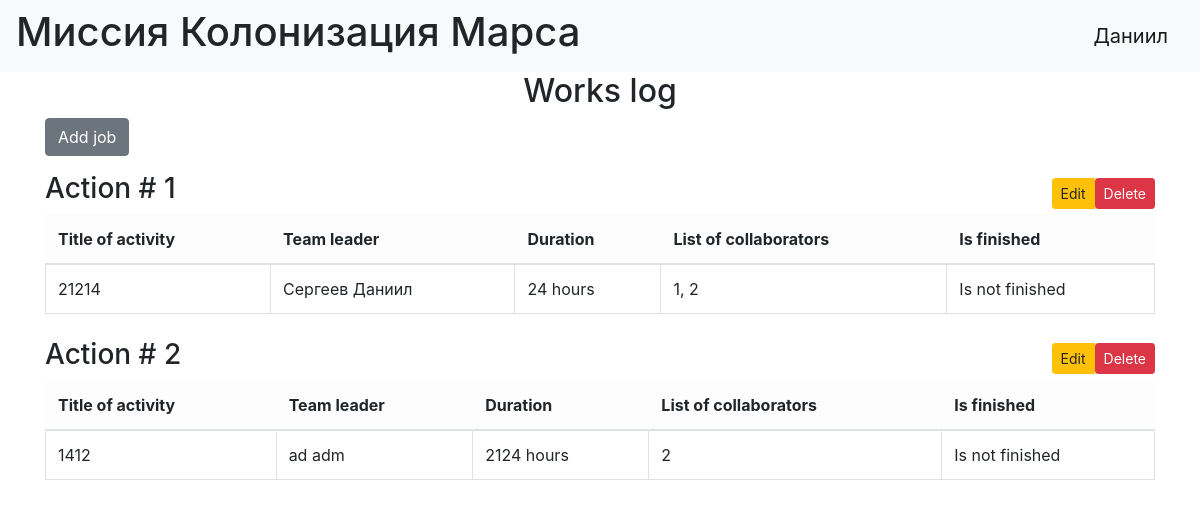
The page / (signed in) on the database its author committed.
### data/users.py (models this page shows, shortened)
class User(SqlAlchemyBase, UserMixin):
    __tablename__ = 'users'
    id = Column(Integer, primary_key=True, autoincrement=True)
    surname = Column(String, nullable=False)
    name = Column(String, nullable=False)
    age = Column(Integer, nullable=False)
    position = Column(String, nullable=False)
    speciality = Column(String, nullable=False)
    address = Column(String, nullable=False)
    email = Column(String, unique=True, nullable=False)
    hashed_password = Column(String, nullable=False)
    modified_date = Column(DateTime)

### data/jobs.py (models this page shows)
class Jobs(SqlAlchemyBase):
    __tablename__ = 'jobs'
    id = sqlalchemy.Column(sqlalchemy.Integer, primary_key=True, autoincrement=True)
    team_leader = sqlalchemy.Column(sqlalchemy.Integer, sqlalchemy.ForeignKey('users.id'), nullable=False)
    job = sqlalchemy.Column(sqlalchemy.String, nullable=False)
    work_size = sqlalchemy.Column(sqlalchemy.Integer, nullable=False)
    collaborators = sqlalchemy.Column(sqlalchemy.String, nullable=False)
    start_date = sqlalchemy.Column(sqlalchemy.DateTime, default=datetime.now)
    end_date = sqlalchemy.Column(sqlalchemy.DateTime)
    is_finished = sqlalchemy.Column(sqlalchemy.Boolean, default=False)
    who_created = sqlalchemy.Column(sqlalchemy.Integer, nullable=False)
    user = orm.relationship('User')

### main.py (the view)
@app.route('/')
def index():
    db_sess = db_session.create_session()
    try:
        jobs = db_sess.query(Jobs).join(User).all()
        return render_template("jobs.html", jobs=jobs)
    except Exception as e:
        print(e)
    db_sess.close()

### data/db_session.py (called while the page is built)
def create_session() -> Session:
    global __factory
    return __factory()

### main.py (called while the page is built)
@login_manager.user_loader
def load_user(user_id):
    db_sess = db_session.create_session()
    return db_sess.query(User).get(user_id)

### templates/jobs.html (shortened to what this page needs)
{% extends "base.html" %}
{% block content %}
<div class="container">
    {% if not current_user.is_authenticated %}
    <div align="center">
        <h4>Доступ ограничен</h4>
    </div>
    {% else %}
    <h2 style="text-align: center;">Works log</h2>
    {% if current_user.is_authenticated %}
    <div class="mb-3 text-end">
        <a href="{{ url_for('add_job') }}" class="btn btn-secondary">
             Add job
        </a>
    </div>
    {% endif %}
    {% for job in jobs %}
    <div class="mb-4">
        <div class="d-flex justify-content-between align-items-center">
            <h3>Action # {{ job.id }}</h3>
            {% if current_user.is_authenticated and
                 (current_user.id == job.team_leader or current_user.id == 1) %}
            <div class="btn-group">
                <a href="{{ url_for('edit_job', id=job.id) }}" class="btn btn-warning btn-sm">
                     Edit
                </a>
                <form action="{{ url_for('delete_job', id=job.id) }}" method="post" class="ms-1">
                    <button type="submit" class="btn btn-danger btn-sm"
                            onclick="return confirm('Are you sure?')">
                         Delete
                    </button>
                </form>
            </div>
            {% endif %}
        </div>
        <table class="table table-bordered">
            <thead class="table-light">
                <tr>
                    <th>Title of activity</th>
                    <th>Team leader</th>
                    <th>Duration</th>
                    <th>List of collaborators</th>
                    <th>Is finished</th>
                </tr>
            </thead>
            <tbody>
                <tr>
                    <td>{{ job.job }}</td>
                    <td>{{ job.user.surname }} {{ job.user.name }}</td>
                    <td>{{ job.work_size }} hours</td>
                    <td>{{ job.collaborators }}</td>
                    <td class="is-finished">{{ "Is finished" if job.is_finished else "Is not finished" }}</td>
                </tr>
            </tbody>
        </table>
    </div>
    {% endfor %}
    {% endif %}
</div>
{% endblock %}

### templates/base.html (shortened to what this page needs)
<!doctype html>
<html lang="en">
<head>
    <link rel="stylesheet"
          href="https://stackpath.bootstrapcdn.com/bootstrap/4.4.1/css/bootstrap.min.css"
>
</head>
<body>
<header>
    <nav class="navbar navbar-light bg-light">
        <h1>Миссия Колонизация Марса</h1>
        {% if current_user.is_authenticated %}
            <a class="navbar-brand" href="/logout">{{ current_user.name }}</a>
        {% else %}
            <p>
            <a class="btn btn-primary " href="/register">Зарегистрироваться</a>
            <a class="btn btn-success" href="/login">Войти</a>
            </p>
        {% endif %}
    </nav>
</header>
<main>
    {% block content %}{% endblock %}
</main>
</body>
</html>

### templates/base.html (style rules this page uses)
h2 { margin-left: 100px; margin-right: 100px; }

### rows shown on the page
User: name "Даниил"
Jobs: id "1", job "21214", user.surname "Сергеев", user.name "Даниил", work_size "24", collaborators "1, 2", is_finished "Is not finished"
Jobs: id "2", job "1412", user.surname "ad", user.name "adm", work_size "2124", collaborators "2", is_finished "Is not finished"
